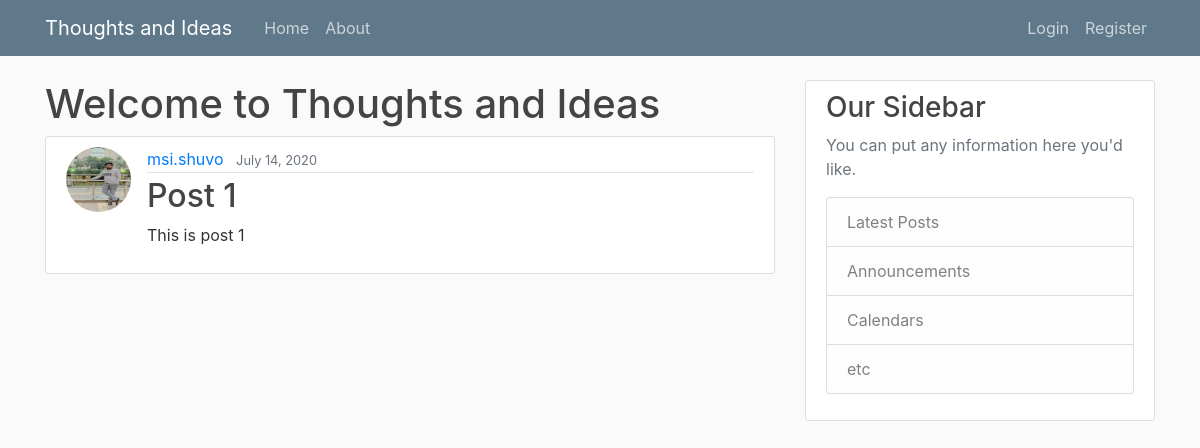
Page /thoughtsnideas/ on the earlier database version.
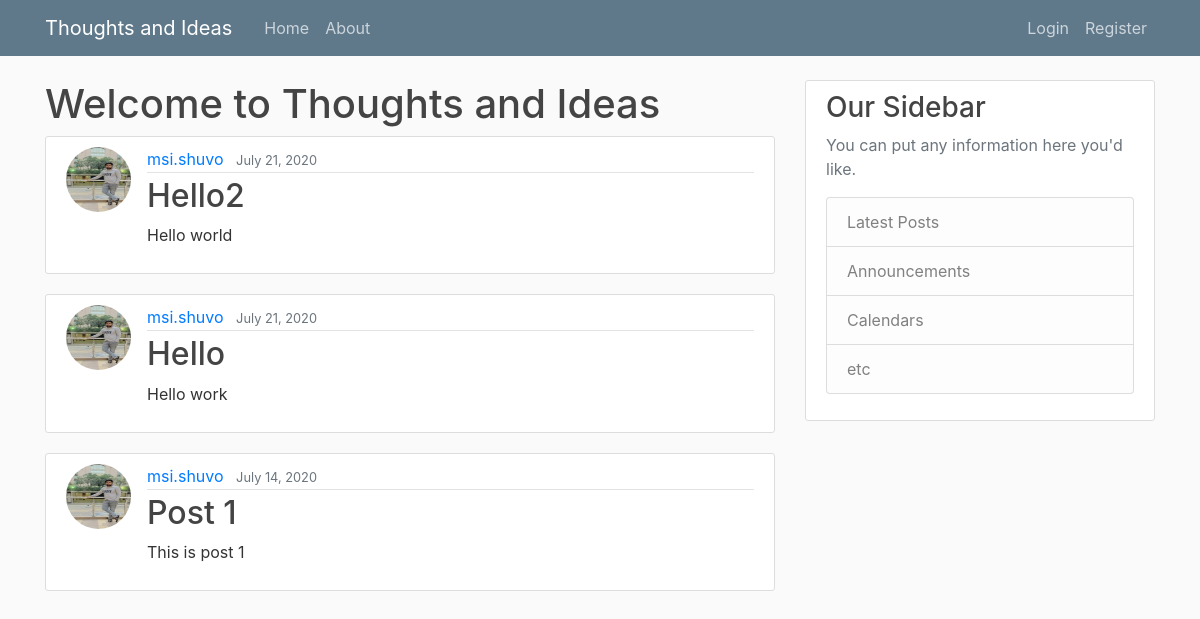
Same page on the later database version.
### thoughtsnideas/models.py (models this page shows, shortened)
class Post(models.Model):
    title = models.CharField(max_length=100)
    content = models.TextField()
    date_posted = models.DateTimeField(default=timezone.now)
    author = models.ForeignKey(User, on_delete=models.CASCADE)

### users/models.py (models this page shows, shortened)
class Profile(models.Model):
    user = models.OneToOneField(User, on_delete=models.CASCADE)
    image = models.ImageField(default='default.jpg', upload_to='profile_pics')

### thoughtsnideas/views.py (the view)
# urls.py: path('', PostListView.as_view(), name='thoughtsnideas-home'),
class PostListView(ListView):
    model = Post
    template_name = 'thoughtsnideas/index.html'
    context_object_name = 'posts'
    ordering = ['-date_posted']
    paginate_by = 10

### templates/thoughtsnideas/index.html
{% extends "thoughtsnideas/base.html" %}
{% block content %}
    <h1>Welcome to Thoughts and Ideas</h1>
    {% for post in posts %}
         <article class="media content-section">
             <img class = "rounded-circle article-img" src="{{ post.author.profile.image.url }}">
             <div class="media-body">
                 <div class="article-metadata">
                     <a class="mr-2" href="#">{{ post.author }}</a>
                     <small class="text-muted">{{ post.date_posted | date:"F d, Y" }}</small>
                 </div>
                 <h2><a class="article-title" href="{% url 'post-detail' post.id %}">{{ post.title }}</a></h2>
                 <p class="article-content">{{ post.content }}</p>
             </div>
         </article>
    {% endfor %}
{% endblock %}

### templates/thoughtsnideas/base.html (shortened to what this page needs)
{% load static %}
<!DOCTYPE html>
<html lang="en">
    <head>
        <link rel="stylesheet" href="https://maxcdn.bootstrapcdn.com/bootstrap/4.0.0/css/bootstrap.min.css">
        <link rel="stylesheet" type="text/css" href="{% static 'thoughtsnideas/main.css' %}">
    </head>
    <body>
        <header class="site-header">
            <nav class="navbar navbar-expand-md navbar-dark bg-steel fixed-top">
                <div class="container">
                    <a class="navbar-brand mr-4" href="{% url 'thoughtsnideas-home' %}">Thoughts and Ideas</a>
                    <div class="collapse navbar-collapse" id="navbarToggle">
                        <div class="navbar-nav mr-auto">
                            <a class="nav-item nav-link" href="{% url 'thoughtsnideas-home' %}">Home</a>
                            <a class="nav-item nav-link" href="{% url 'thoughtsnideas-about' %}">About</a>
                        </div>
                        <div class="navbar-nav">
                            {% if user.is_authenticated %}
                                <a class="nav-item nav-link" href="{% url 'post-create' %}">Create a New Post</a>
                                <a class="nav-item nav-link" href="{% url 'profile' %}">View Profile</a>
                                <a class="nav-item nav-link" href="{% url 'logout' %}">Logout</a>
                            {% else %}
                                <a class="nav-item nav-link" href="{% url 'login' %}">Login</a>
                                <a class="nav-item nav-link" href="{% url 'register' %}">Register</a>
                            {% endif %}
                        </div>
                    </div>
                </div>
            </nav>
        </header>
        <main role="main" class="container">
            <div class="row">
                <div class="col-md-8">
                {% block content %}
                {% endblock %}
                </div>
                <div class="col-md-4">
                    <div class="content-section">
                    <h3>Our Sidebar</h3>
                    <p class='text-muted'>You can put any information here you'd like.
                        <ul class="list-group">
                            <li class="list-group-item list-group-item-light">Latest Posts</li>
                            <li class="list-group-item list-group-item-light">Announcements</li>
                            <li class="list-group-item list-group-item-light">Calendars</li>
                            <li class="list-group-item list-group-item-light">etc</li>
                        </ul>
                    </p>
                    </div>
                </div>
            </div>
        </main>
    </body>
</html>

### thoughtsnideas/static/thoughtsnideas/main.css (style rules this page uses)
body { background: #fafafa; color: #333333; margin-top: 5rem; }
h1, h2, h3, h4, h5, h6 { color: #444444; }
ul { margin: 0; }
.bg-steel { background-color: #5f788a; }
.site-header .navbar-nav .nav-link { color: #cbd5db; }
.content-section { background: #ffffff; padding: 10px 20px; border: 1px solid #dddddd; border-radius: 3px; margin-bottom: 20px; }
.article-title { color: #444444; }
.article-content { white-space: pre-line; }
.article-img { height: 65px; width: 65px; margin-right: 16px; }
.article-metadata { padding-bottom: 1px; margin-bottom: 4px; border-bottom: 1px solid #e3e3e3 }

Differences in the rows shown:
added Post: author.profile.image (picture), author "msi.shuvo", date_posted "July 21, 2020", title "Hello2", content "Hello world"
added Post: author.profile.image (picture), author "msi.shuvo", date_posted "July 21, 2020", title "Hello", content "Hello work"
